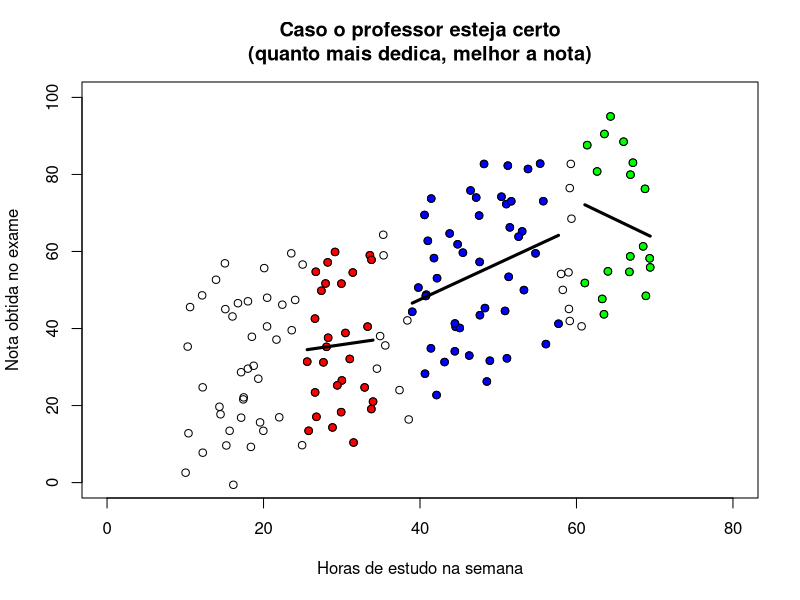
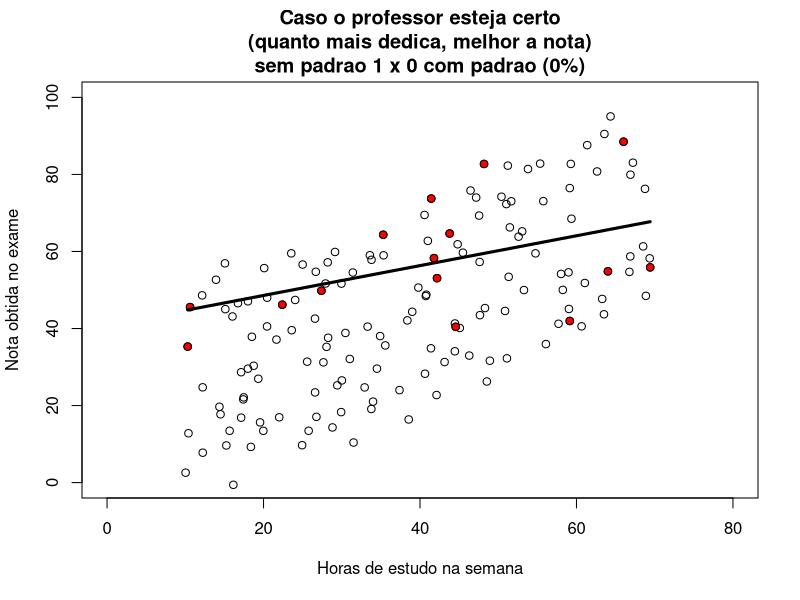
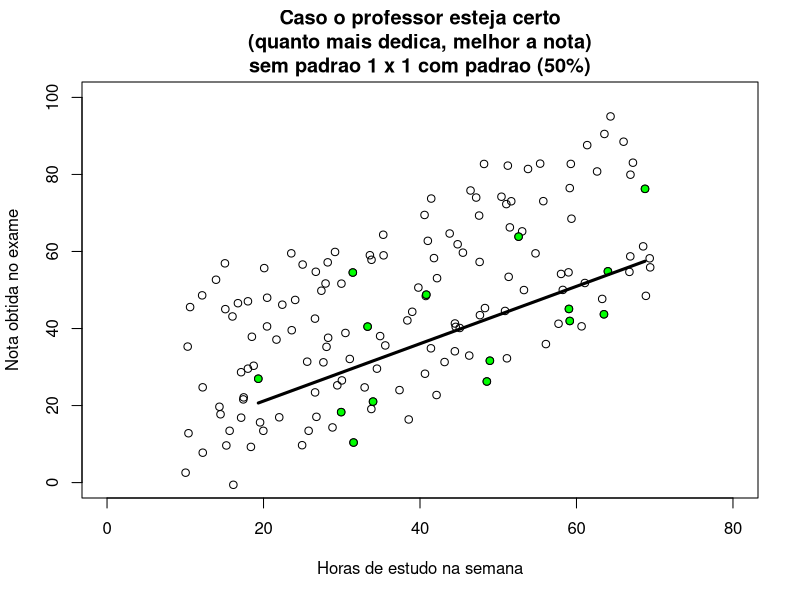
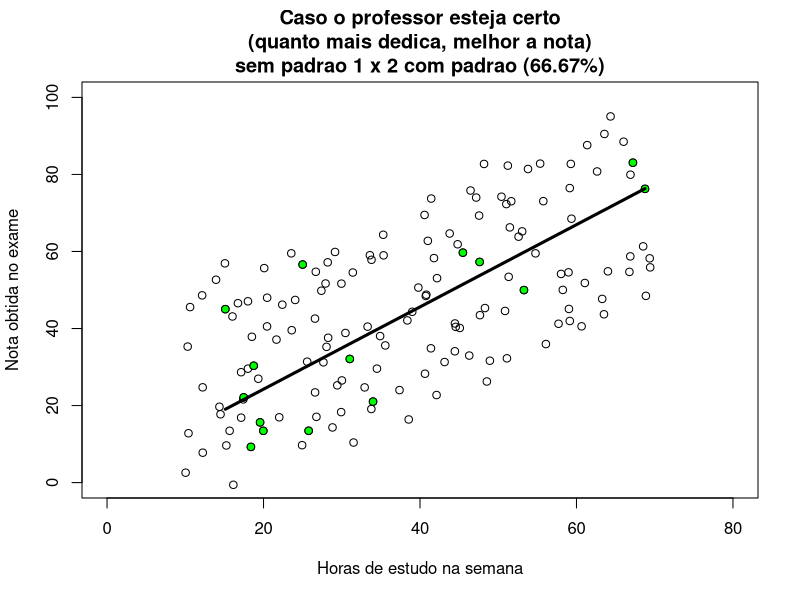
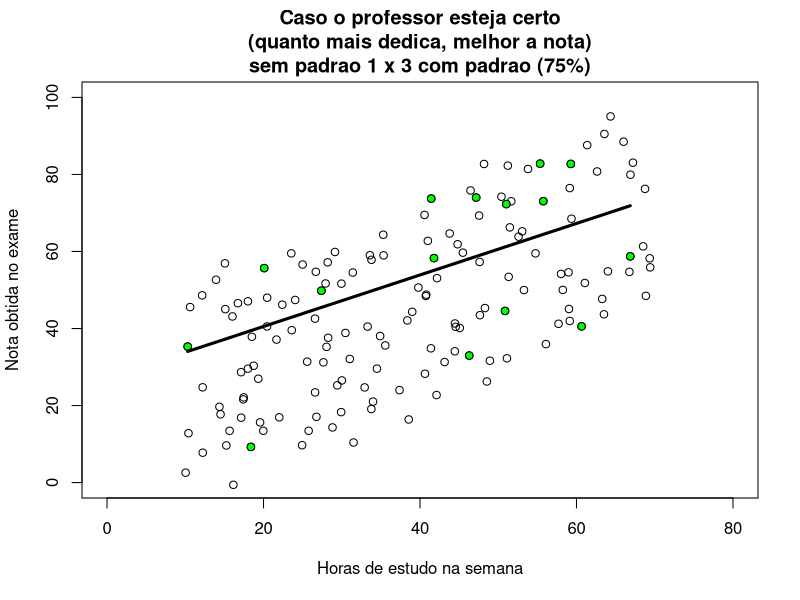
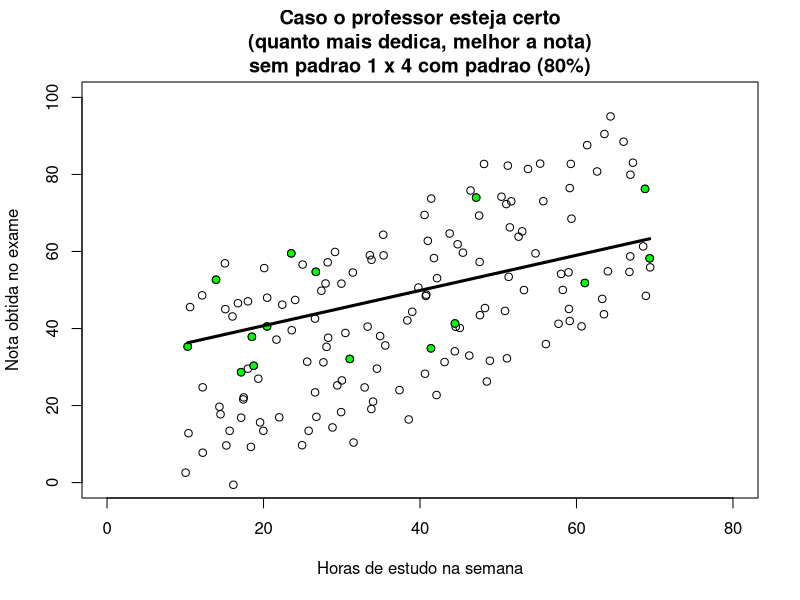
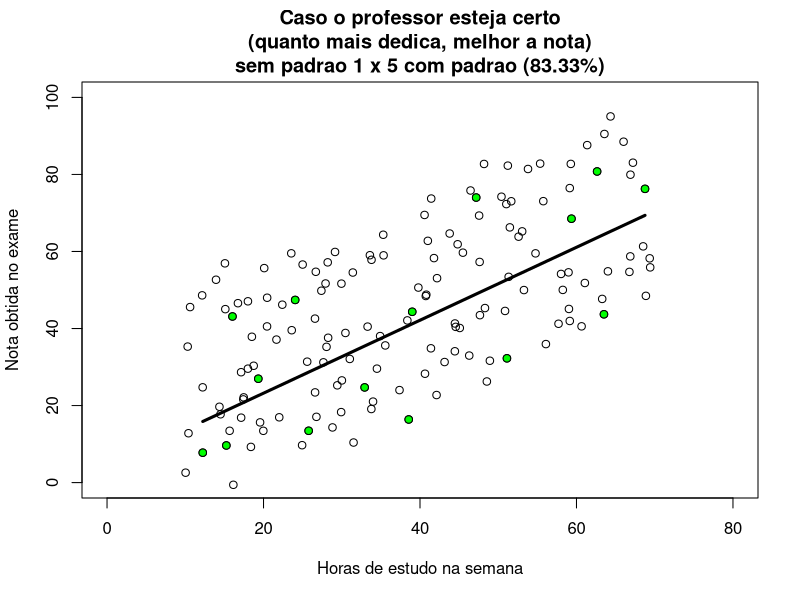
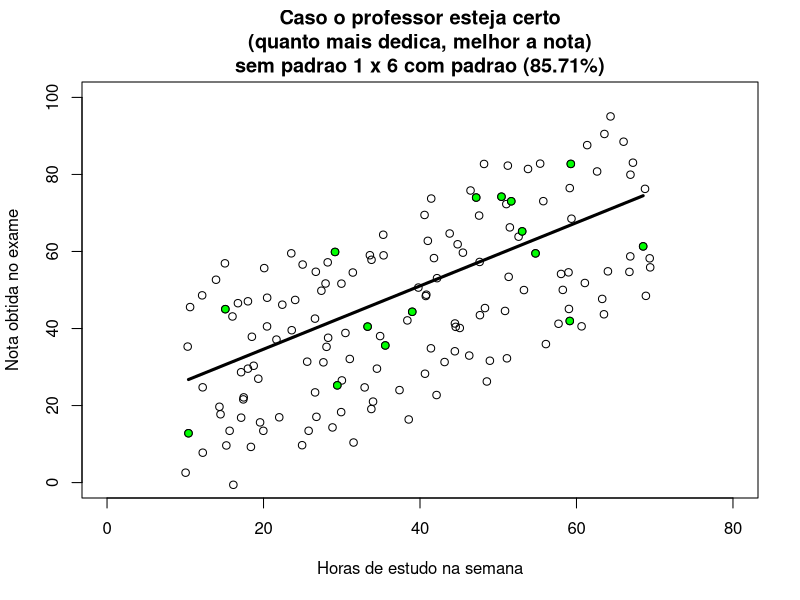

These figures' R source, in order: (Note: a time limit stopped this script after it produced the figures.)
# s <- round(runif(1,1,10000),0)
# print(s)
# set.seed(s)
# set.seed(576)
set.seed(4090)

n <- 15

horas.estudo <- runif(n=150, min=10, max=70)
nota.obtida <- 0.8*horas.estudo + 15
nota.obtida <- nota.obtida + runif(length(horas.estudo), min=-30, max=30)

plot(horas.estudo, nota.obtida,
     xlim=c(0,80),
     ylim=c(0,100),
     main=paste("Caso o professor esteja certo\n(quanto mais dedica, melhor a nota)",sep=""),
     xlab="Horas de estudo na semana",
     ylab="Nota obtida no exame"
)

df <- data.frame(horas.estudo, nota.obtida)
names(df) <- c("horas", "nota")

r <- which(df$horas>=25 & df$horas<=34)
points(df[r,], pch=21, col="black", bg="red")
reg <- lm(df$nota[r] ~ df$horas[r])
lines(df$horas[r], 
      reg$coefficients[1]+reg$coefficients[2]*df$horas[r],
      lwd=3)

r <- which(df$horas>=61)
points(df[r,], pch=21, col="black", bg="green")
reg <- lm(df$nota[r] ~ df$horas[r])
lines(df$horas[r], 
      reg$coefficients[1]+reg$coefficients[2]*df$horas[r],
      lwd=3)

r <- which(df$horas>=39 & df$horas<=58)
points(df[r,], pch=21, col="black", bg="blue")
reg <- lm(df$nota[r] ~ df$horas[r])
lines(df$horas[r], 
      reg$coefficients[1]+reg$coefficients[2]*df$horas[r],
      lwd=3)

rm(.Random.seed, envir=globalenv())
sucesso <- falha <- 0
for (i in 1:1000)
{
  r <- sample(1:nrow(df),size=n,replace=FALSE)
  reg <- lm(df$nota[r] ~ df$horas[r])
  p <- summary(reg)$coefficients[2,4]
  if (reg$coefficients[2] > 0.4) 
  {
    sucesso <- sucesso+1
    tempo <- 0.2
    col <- "green"
  } else 
  {
    falha <- falha+1
    tempo <- 1
    col <- "red"
  }
  plot(horas.estudo, nota.obtida,
       xlim=c(0,80),
       ylim=c(0,100),
       main=paste("Caso o professor esteja certo\n",
                  "(quanto mais dedica, melhor a nota)\n",
                  "sem padrao ", falha," x ",
                  sucesso," com padrao",
                  " (",round((sucesso/(sucesso+falha))*100,2),"%)",
                  sep=""),
       xlab="Horas de estudo na semana",
       ylab="Nota obtida no exame"
  )
  points(df[r,], pch=21, col="black", bg=col)
  lines(df$horas[r], 
        reg$coefficients[1]+reg$coefficients[2]*df$horas[r],
        lwd=3)
  Sys.sleep(tempo)
  
}
